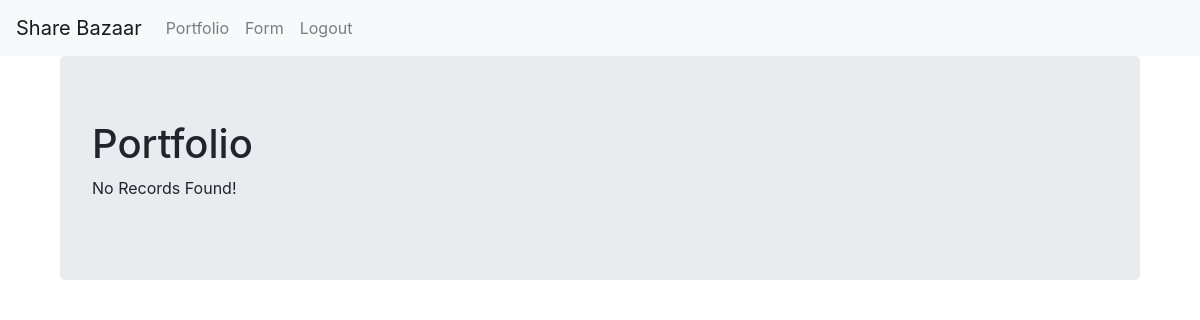
The app's page /portfolio/ (signed in), older data.
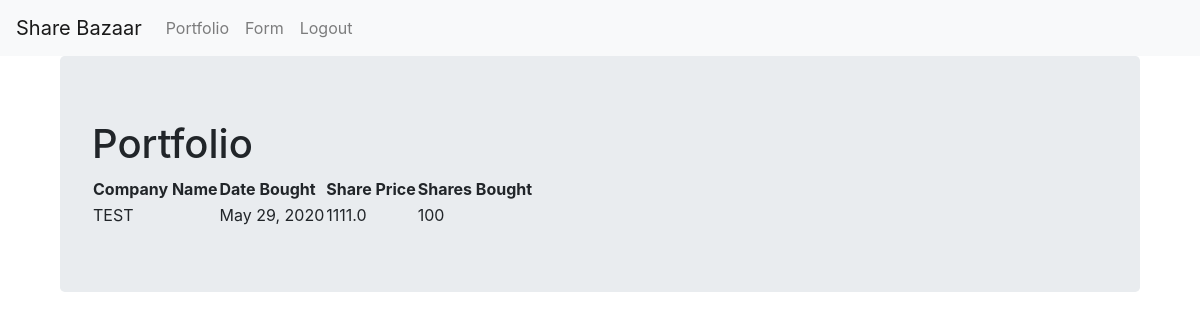
The same page, newer data.
### first_app/models.py (models this page shows, shortened)
class ShareDetails(models.Model):
    company_name = models.CharField(max_length=16 ,unique=True)
    date_bought = models.DateField()
    shares_bought = models.IntegerField()
    share_price = models.FloatField()

### first_app/views.py (the view)
# urls.py: url(r'^portfolio/', views.portfolio, name='portfolio'),
@login_required
def portfolio(request):
    web_page = ShareDetails.objects.order_by('company_name')
    topic_dict = {'topic': web_page}
    return render(request, 'first_app/portfolio.html', context=topic_dict)

### templates/first_app/portfolio.html
<!DOCTYPE html>
{% extends "first_app/base.html" %}
    {% block body_block %}
    {% load static %}
    <div class="container">
        <div class="jumbotron">
            <h1>Portfolio</h1>
            {% if topic %}
            <table>
                <thead>
                    <th>Company Name</th>
                    <th>Date Bought</th>
                    <th>Share Price</th>
                    <th>Shares Bought</th>
                </thead>
                {% for acc in topic %}
                <tr>
                    <td>{{ acc.company_name}}</td>
                    <td>{{ acc.date_bought }}</td>
                    <td>{{ acc.share_price }}</td>
                    <td>{{ acc.shares_bought }}</td>
                </tr>
                {% endfor %}
            </table>
            {% else %}
            <p>No Records Found!</p>
            {% endif %}
        </div>
      </div>
    {% endblock %}

Row changes from the older to the newer data that the page shows:
added ShareDetails: company_name "TEST", date_bought "May 29, 2020", share_price "1111.0", shares_bought "100"
Text that changed along with them:
text no longer shown: "No Records Found!"
text now shown: "Company Name Date Bought Share Price Shares Bought"
